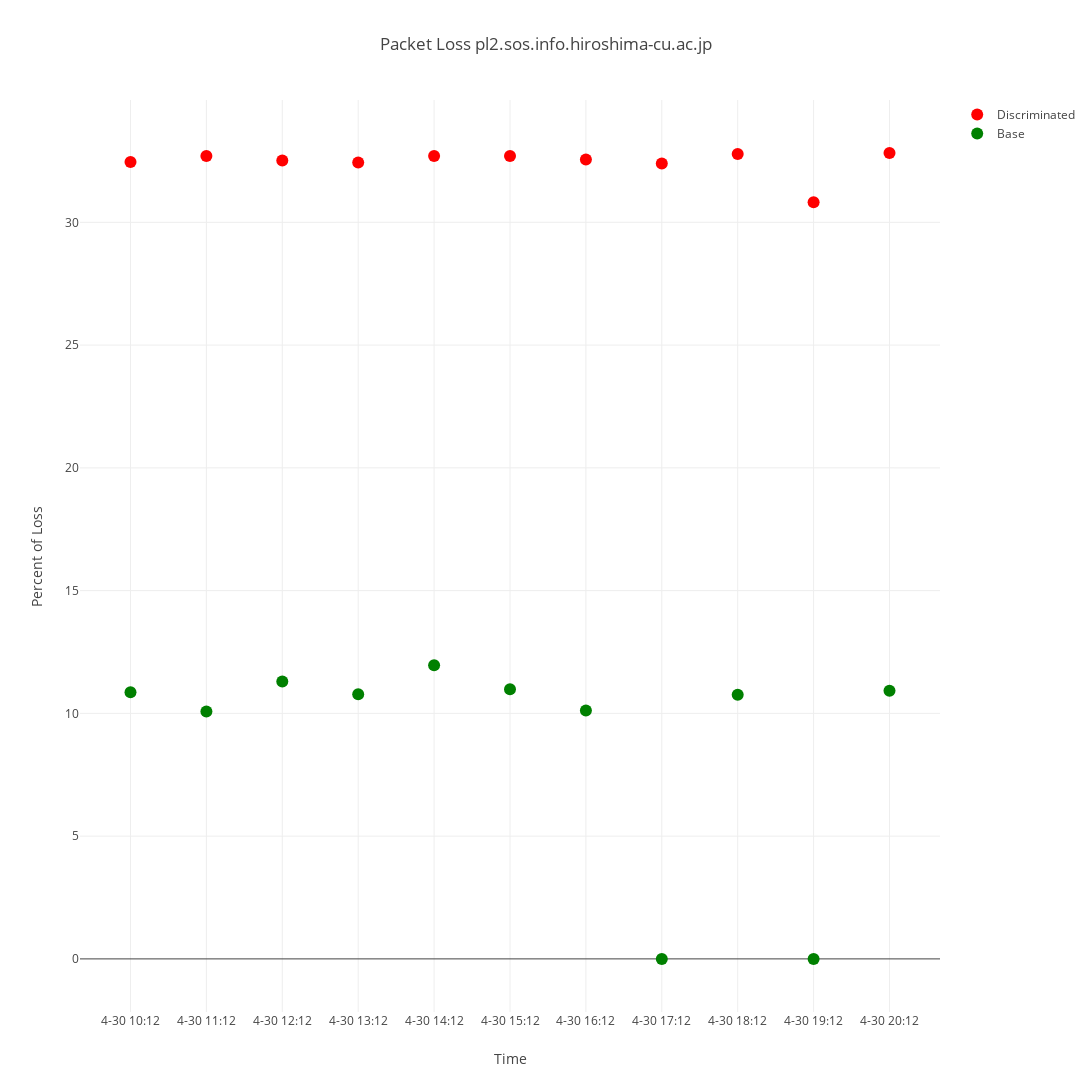
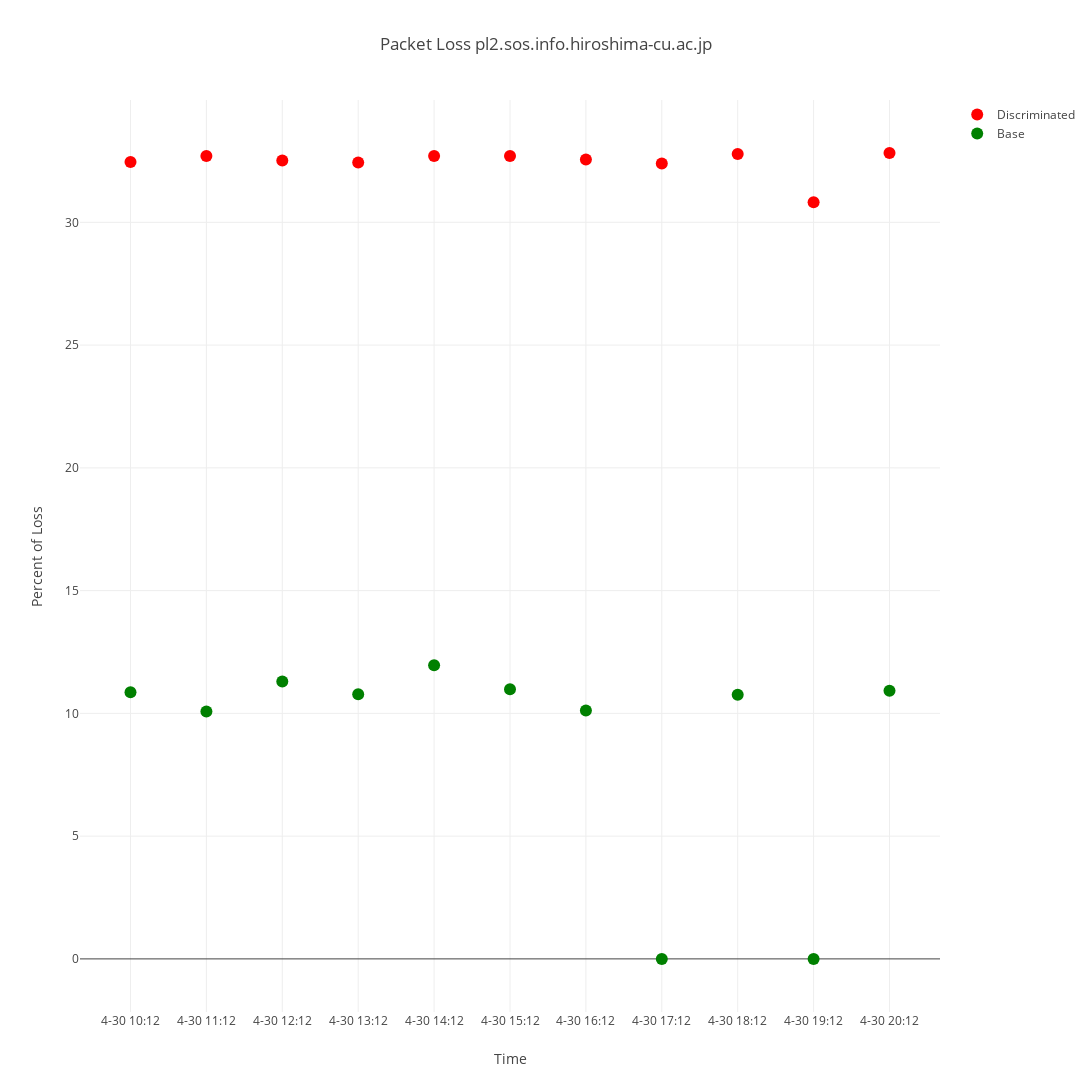
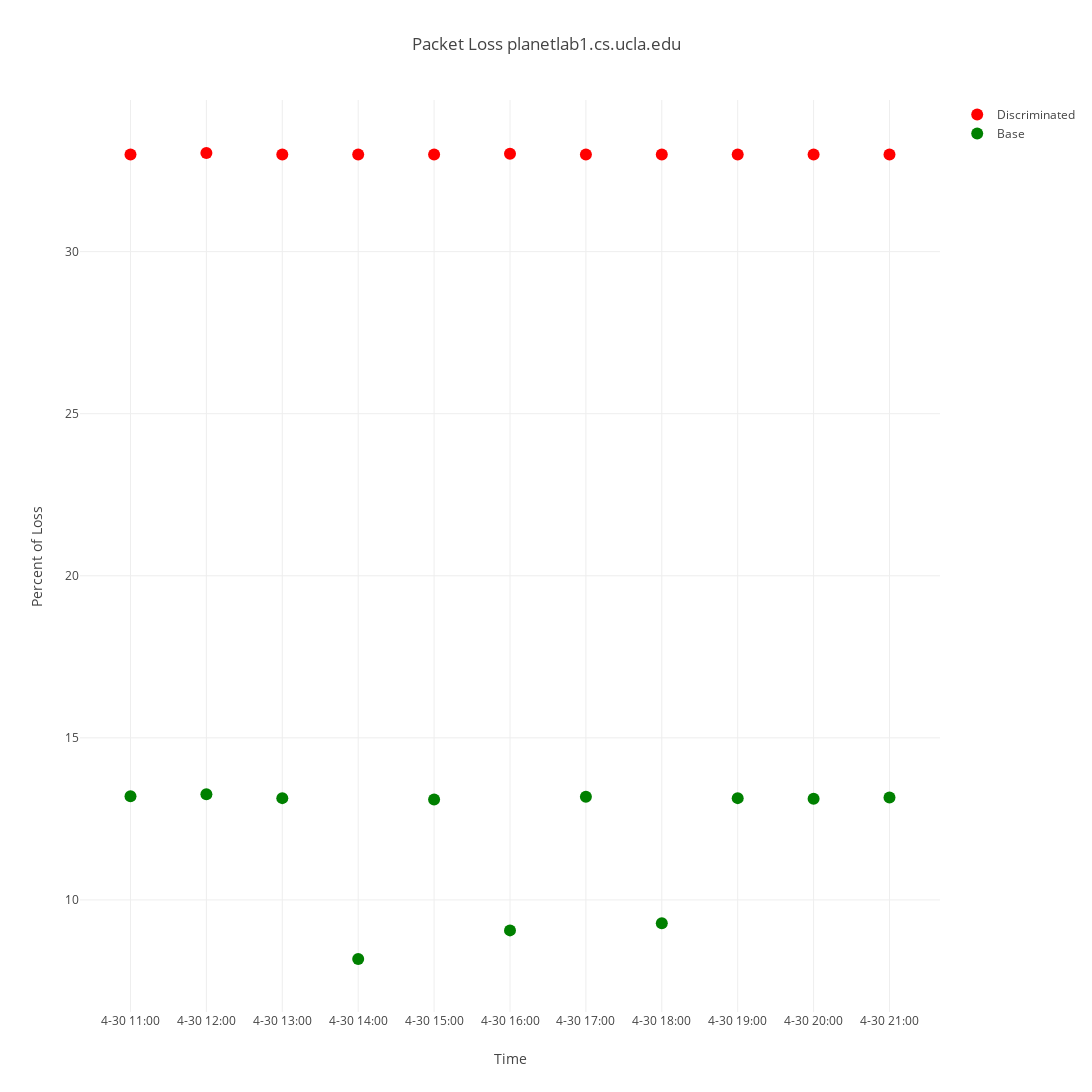
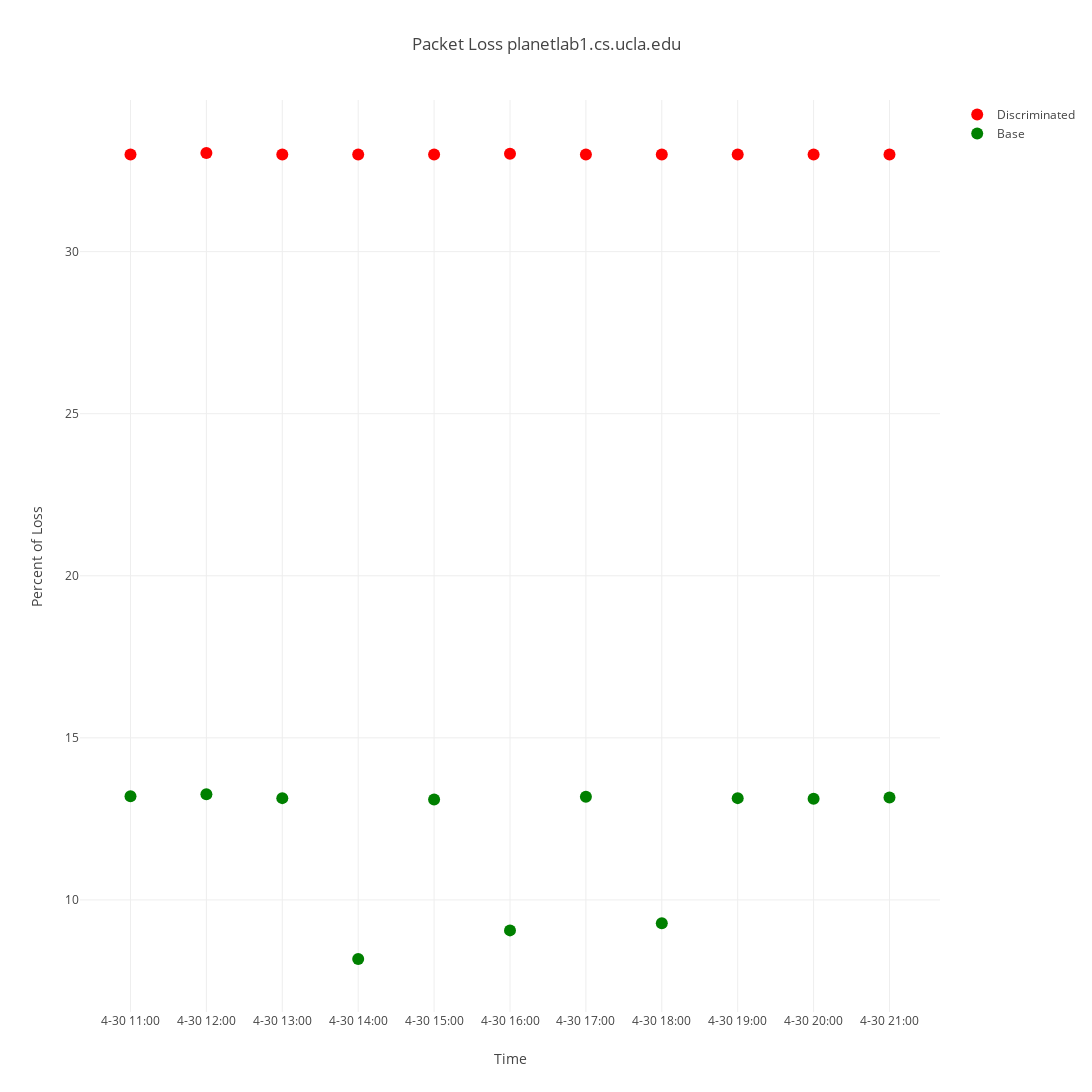

The cell these charts' notebook holds for them, in order:
### Code cell
data1 = pd.read_csv("SpqAggregatesAllIp.csv")
data2 = pd.read_csv("SpqAggregatesGoodIp.csv")

ips = ['165.242.90.129','131.179.150.70','131.179.150.72','129.63.159.102','192.91.235.230','142.103.2.2','192.16.125.12']

ip_destination = ['pl2.sos.info.hiroshima-cu.ac.jp','planetlab1.cs.ucla.edu','planetlab2.cs.ucla.edu','planetlab2.cs.uml.edu','pluto.cs.brown.edu','planetlab2.cs.ubc.ca','planetlab-2.ssvl.kth.se']

for i in range(len(ips)):
    
    x ,y, z = parse(ips[i], data1)
    draw(x,y,z,ip_destination[i], d='day1', isSecondDay = False)
    
    x ,y, z = parse(ips[i], data2)
    draw(x,y,z,ip_destination[i], d='day2', isSecondDay = False)

### Figure 1 — Plotly figure (JSON) as saved in the notebook; plotly's stock layout.template omitted (floating-point values rounded to 4 significant figures)
{"data": [{"marker": {"color": "red", "size": 12}, "mode": "markers", "name": "Discriminated", "type": "scatter", "x": ["4-30 10:12", "4-30 11:12", "4-30 12:12", "4-30 13:12", "4-30 14:12", "4-30 15:12", "4-30 16:12", "4-30 17:12", "4-30 18:12", "4-30 19:12", "4-30 20:12"], "y": ["32.46", "32.7", "32.52", "32.44", "32.7", "32.7", "32.56", "32.4", "32.78", "30.82", "32.82"]}, {"marker": {"color": "green", "size": 12}, "mode": "markers", "name": "Base", "type": "scatter", "x": ["4-30 10:12", "4-30 11:12", "4-30 12:12", "4-30 13:12", "4-30 14:12", "4-30 15:12", "4-30 16:12", "4-30 17:12", "4-30 18:12", "4-30 19:12", "4-30 20:12"], "y": ["10.86", "10.08", "11.3", "10.78", "11.96", "10.98", "10.12", "0.0", "10.76", "0.0", "10.92"]}], "layout": {"height": 2500, "title": "Packet Loss pl2.sos.info.hiroshima-cu.ac.jp", "width": 2500, "xaxis": {"title": "Time"}, "yaxis": {"title": "Percent of Loss"}}}

### Figure 2 — Plotly figure (JSON) as saved in the notebook; plotly's stock layout.template omitted (floating-point values rounded to 4 significant figures)
{"data": [{"marker": {"color": "red", "size": 12}, "mode": "markers", "name": "Discriminated", "type": "scatter", "x": ["4-30 10:12", "4-30 11:12", "4-30 12:12", "4-30 13:12", "4-30 14:12", "4-30 15:12", "4-30 16:12", "4-30 17:12", "4-30 18:12", "4-30 19:12", "4-30 20:12"], "y": ["32.46", "32.7", "32.52", "32.44", "32.7", "32.7", "32.56", "32.4", "32.78", "30.82", "32.82"]}, {"marker": {"color": "green", "size": 12}, "mode": "markers", "name": "Base", "type": "scatter", "x": ["4-30 10:12", "4-30 11:12", "4-30 12:12", "4-30 13:12", "4-30 14:12", "4-30 15:12", "4-30 16:12", "4-30 17:12", "4-30 18:12", "4-30 19:12", "4-30 20:12"], "y": ["10.86", "10.08", "11.3", "10.78", "11.96", "10.98", "10.12", "0.0", "10.76", "0.0", "10.92"]}], "layout": {"height": 2500, "title": "Packet Loss pl2.sos.info.hiroshima-cu.ac.jp", "width": 2500, "xaxis": {"title": "Time"}, "yaxis": {"title": "Percent of Loss"}}}

### Figure 3 — Plotly figure (JSON) as saved in the notebook; plotly's stock layout.template omitted (floating-point values rounded to 4 significant figures)
{"data": [{"marker": {"color": "red", "size": 12}, "mode": "markers", "name": "Discriminated", "type": "scatter", "x": ["4-30 11:00", "4-30 12:00", "4-30 13:00", "4-30 14:00", "4-30 15:00", "4-30 16:00", "4-30 17:00", "4-30 18:00", "4-30 19:00", "4-30 20:00", "4-30 21:00"], "y": ["33.0", "33.04", "33.0", "33.0", "33.0", "33.02", "33.0", "33.0", "33.0", "33.0", "33.0"]}, {"marker": {"color": "green", "size": 12}, "mode": "markers", "name": "Base", "type": "scatter", "x": ["4-30 11:00", "4-30 12:00", "4-30 13:00", "4-30 14:00", "4-30 15:00", "4-30 16:00", "4-30 17:00", "4-30 18:00", "4-30 19:00", "4-30 20:00", "4-30 21:00"], "y": ["13.2", "13.26", "13.14", "8.18", "13.1", "9.06", "13.18", "9.28", "13.14", "13.12", "13.16"]}], "layout": {"height": 2500, "title": "Packet Loss planetlab1.cs.ucla.edu", "width": 2500, "xaxis": {"title": "Time"}, "yaxis": {"title": "Percent of Loss"}}}

### Figure 4 — Plotly figure (JSON) as saved in the notebook; plotly's stock layout.template omitted (floating-point values rounded to 4 significant figures)
{"data": [{"marker": {"color": "red", "size": 12}, "mode": "markers", "name": "Discriminated", "type": "scatter", "x": ["4-30 11:00", "4-30 12:00", "4-30 13:00", "4-30 14:00", "4-30 15:00", "4-30 16:00", "4-30 17:00", "4-30 18:00", "4-30 19:00", "4-30 20:00", "4-30 21:00"], "y": ["33.0", "33.04", "33.0", "33.0", "33.0", "33.02", "33.0", "33.0", "33.0", "33.0", "33.0"]}, {"marker": {"color": "green", "size": 12}, "mode": "markers", "name": "Base", "type": "scatter", "x": ["4-30 11:00", "4-30 12:00", "4-30 13:00", "4-30 14:00", "4-30 15:00", "4-30 16:00", "4-30 17:00", "4-30 18:00", "4-30 19:00", "4-30 20:00", "4-30 21:00"], "y": ["13.2", "13.26", "13.14", "8.18", "13.1", "9.06", "13.18", "9.28", "13.14", "13.12", "13.16"]}], "layout": {"height": 2500, "title": "Packet Loss planetlab1.cs.ucla.edu", "width": 2500, "xaxis": {"title": "Time"}, "yaxis": {"title": "Percent of Loss"}}}
